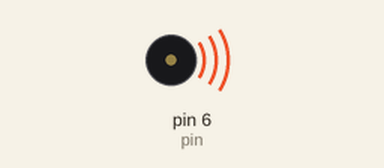
Recording of a sketch running on a simulated Arduino Uno, built with avr-gcc and run on an emulated ATmega328P. On the bench: buzzer (waves = sounding).

Above: at 0.05 s.
Timing chart, 0 to 3.0 s (numbered marks = the images above):
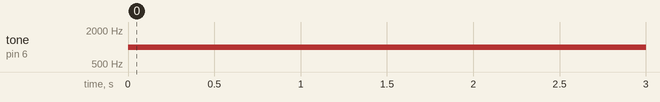

Measured:
- by itself, tone on pin 6 (pin): silent → 1000 Hz at 0.00 s

The sketch:

task_1_2_1.ino
```cpp
int pin = 6;
int freq = 1000;
void setup() {
  // put your setup code here, to run once:
  pinMode(pin, OUTPUT);
  Serial.begin(9600);
}

void loop() {
  // put your main code here, to run repeatedly:
  tone(pin,freq,1000);
  delay(1000);


}
```
